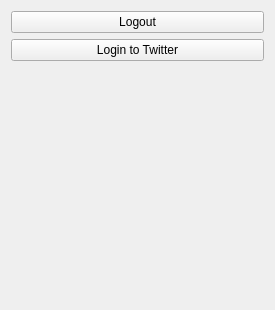
<?xml version="1.0" encoding="UTF-8"?>
<ui version="4.0">
 <class>AuthAppClass</class>
 <widget class="QMainWindow" name="AuthAppClass">
  <property name="geometry">
   <rect>
    <x>0</x>
    <y>0</y>
    <width>275</width>
    <height>310</height>
   </rect>
  </property>
  <property name="windowTitle">
   <string>MainWindow</string>
  </property>
  <widget class="QWidget" name="centralWidget">
   <layout class="QVBoxLayout" name="verticalLayout">
    <item>
     <widget class="QPushButton" name="buttonForget">
      <property name="text">
       <string>Logout</string>
      </property>
     </widget>
    </item>
    <item>
     <widget class="QPushButton" name="pushButton">
      <property name="text">
       <string>Login to Twitter</string>
      </property>
     </widget>
    </item>
    <item>
     <spacer name="verticalSpacer">
      <property name="orientation">
       <enum>Qt::Vertical</enum>
      </property>
      <property name="sizeHint" stdset="0">
       <size>
        <width>20</width>
        <height>40</height>
       </size>
      </property>
     </spacer>
    </item>
   </layout>
  </widget>
 </widget>
 <layoutdefault spacing="6" margin="11"/>
 <resources/>
 <connections/>
</ui>
